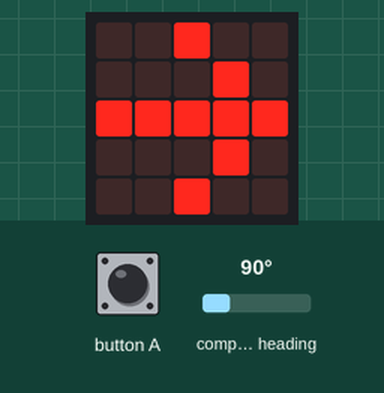
Recording of a program running on a simulated BBC micro:bit (MakeCode). On the bench: the board's 5×5 LED display. The test bench sets the inputs (shaded band); at power-on: compass heading 90°. The compass is already calibrated.

Above: at 1.2 s.
1.3 s: compass heading set to 49°
3.0 s: compass heading set to 42°
At 4.0 s:
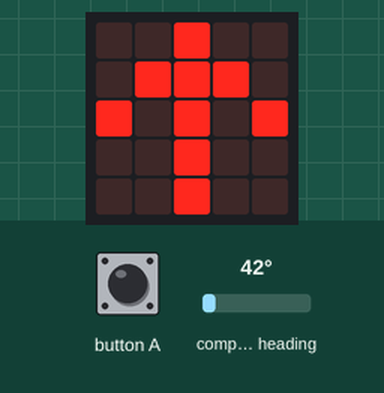
4.6 s: compass heading set to 180°
At 5.2 s:
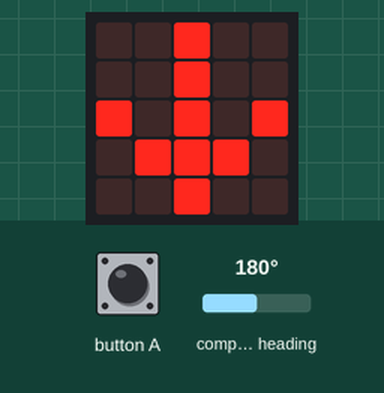
6.4 s: compass heading set to 220°
8.0 s: compass heading set to 230°
At 8.8 s:
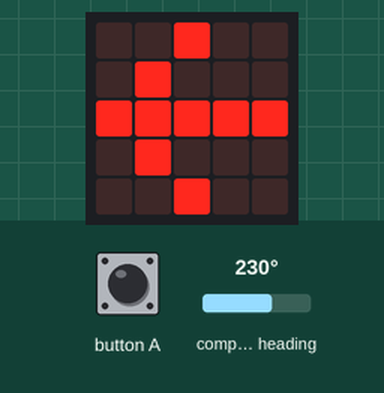
9.5 s: compass heading set to 7°
At 11.2 s:
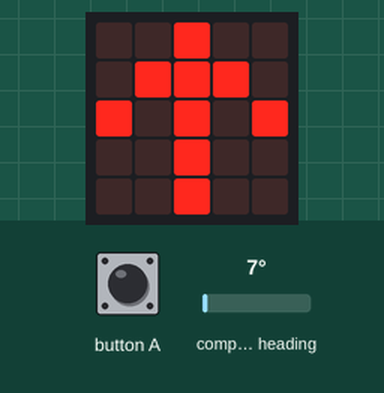
Timing chart, 0 to 12.4 s (numbered marks = the images above; inputs shaded):
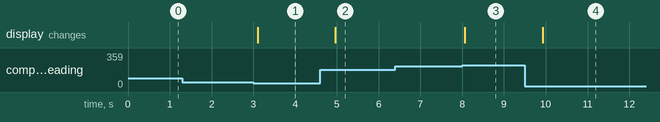

The program:

main.ts
```typescript
let richting = 0
input.onButtonPressed(Button.A, function () {

})
basic.forever(function () {
    richting = input.compassHeading()
    if (45 < richting && richting < 135) {
        basic.showArrow(ArrowNames.East)
    } else if (richting < 225 && richting > 135) {
        basic.showArrow(ArrowNames.South)
    } else if (richting > 225 && richting < 315) {
        basic.showArrow(ArrowNames.West)
    } else if (richting < 315 && richting > 360 || richting < 45 && richting > 0) {
        basic.showArrow(ArrowNames.North)
    }
})
```

test.ts
```typescript
// tests gaan hier; deze zal niet worden gecompileerd wanneer dit pakket wordt gebruikt als extensie.
```

Measured:
- the behaviour switches between 45 and 44° on compass heading (found by bisection; images 0 and 1)
- the behaviour switches between 225 and 226° on compass heading (found by bisection; images 2 and 3)
- after the input at 1.3 s, every drawn part: stays the same
- after the input at 3.0 s, the display: changes after 0.10 s (image 1)
- after the input at 4.6 s, the display: changes after 0.36 s (image 2)
- after the input at 6.4 s, every drawn part: stays the same
- after the input at 8.0 s, the display: changes after 0.06 s (image 3)
- after the input at 9.5 s, the display: changes after 0.42 s (image 4)
